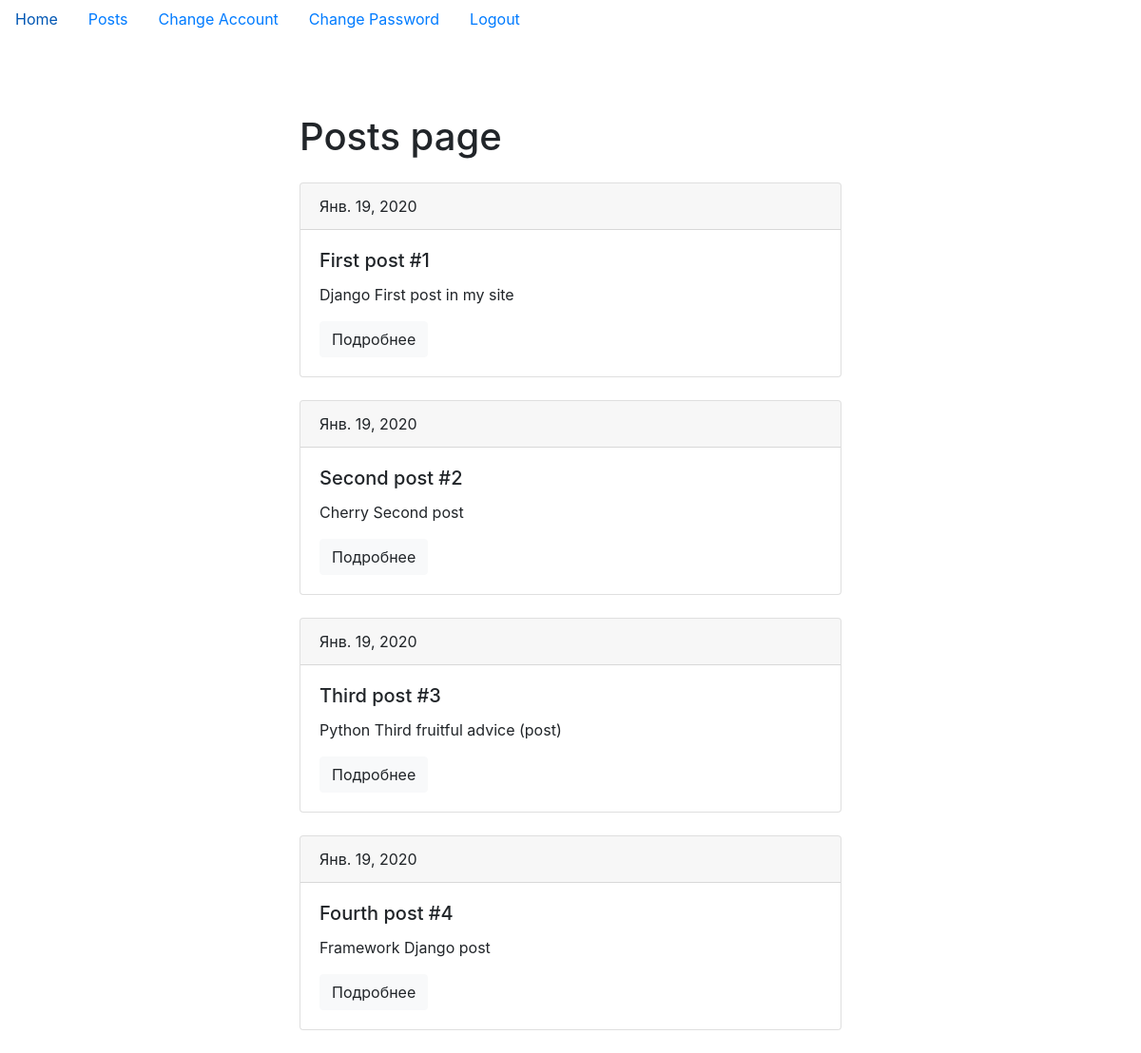
The page /posts/ (signed in) on the database its author committed.
### home/models.py (models this page shows, shortened)
class Post(models.Model):
    title = models.CharField("Название поста", max_length=100)
    body = models.TextField("Описание")
    date_pub = models.DateField(auto_now_add=True, blank=True, null=True)

### home/views.py (the view)
# urls.py: path("posts/", PostsView.as_view(), name="posts_page"),
class PostsView(LoginRequiredMixin, ListView):
    template_name = "home/posts.html"
    context_object_name = "posts"
    model = Post

### home/templates/home/posts.html (shortened to what this page needs)
{% extends "base.html" %}
{% block content %}
    <h1 class="mb-4">Posts page</h1>
    {% for post in posts %}
        <div class="card mb-4">
            <div class="card-header">
              {{ post.date_pub }}
            </div>
            <div class="card-body">
              <h5 class="card-title">{{ post.title }}</h5>
              <p class="card-text">{{ post.body }}</p>
              <a href="{% url 'detail_page' id=post.id %}" class="btn btn-light">Подробнее</a>
            </div>
        </div>
    {% endfor %}
{% endblock %}

### templates/base.html (shortened to what this page needs)
{% load static %}
<!DOCTYPE html>
<html lang="en">
<head>
    <link rel="stylesheet" href="https://stackpath.bootstrapcdn.com/bootstrap/4.4.1/css/bootstrap.min.css">
    <link rel="stylesheet" href="{% static 'css/styles.css' %}">
</head>
<body>
    <nav class="nav">
        {% if request.user.is_anonymous %}
            <a class="nav-link active" href="{% url 'login_page' %}">Login</a>
            <a class="nav-link" href="{% url 'create_account_page' %}">Create Account</a>
        {% else %}
            <a class="nav-link" href="{% url 'home_page' %}">Home</a>
            <a class="nav-link" href="{% url 'posts_page' %}">Posts</a>
            <a class="nav-link" href="{% url 'change_page' %}">Change Account</a>
            <a class="nav-link" href="{% url 'change_password' %}">Change Password</a>
            <a class="nav-link" href="{% url 'logout' %}">Logout</a>
            {% endif %}
    </nav>
    <div class="container col-6" style="margin-top: 5rem;">
        {% block content %}
        {% endblock %}
    </div>
</body>
</html>

### rows shown on the page
Post: date_pub "Янв. 19, 2020", title "First post #1", body "Django First post in my site"
Post: date_pub "Янв. 19, 2020", title "Second post #2", body "Cherry Second post"
Post: date_pub "Янв. 19, 2020", title "Third post #3", body "Python Third fruitful advice (post)"
Post: date_pub "Янв. 19, 2020", title "Fourth post #4", body "Framework Django post"
